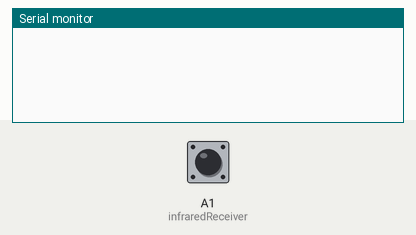
This sketch was run on a simulated Arduino Uno, built with avr-gcc and run on an emulated ATmega328P. Shown: the last lines printed to the serial monitor. Inputs (shaded band) come from the test bench; at power-on: A1 (infraredReceiver) HIGH.

Above: at 1.2 s.
1.3 s: A1 (infraredReceiver) driven LOW
At 3.0 s:
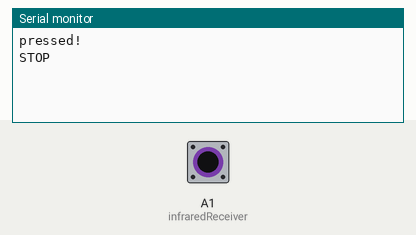
3.3 s: A1 (infraredReceiver) pulsed HIGH 2 times (0.12 s each, 0.3 s apart)
At 4.6 s:
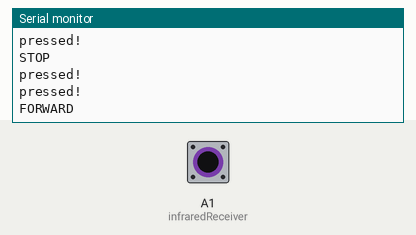
5.7 s: A1 (infraredReceiver) pulsed HIGH 5 times (0.12 s each, 0.3 s apart)
At 8.3 s:
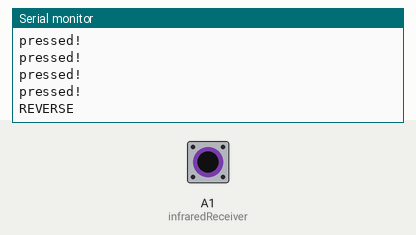

The sketch:

infrared_tester2.ino
```cpp
const int infraredReceiver = A1;

void setup() {
  Serial.begin(9600);
  pinMode(infraredReceiver, INPUT);
}

void switchMode();

unsigned long time0 = 0;
unsigned long pressCounter = 0;
unsigned long lastPressTime = 0;
void loop() {
  int infraredValue = digitalRead(infraredReceiver);
  if ( infraredValue == 0 )
  {
      pressDetect( millis() );
  }
  if ( pressCounter > 0 && ( millis() - lastPressTime > 500) )
  {
    switchMode();
  }

}
int onOff = 0;
void pressDetect( unsigned long t ) {
  //allow user to press button a number of times
  //to signal the rover
  if ( millis() - lastPressTime > 1000 )
  {
    pressCounter = 0;
  }
  if ( ( t - time0 ) > 50)
  {
    Serial.println("pressed!");
    pressCounter++;
    lastPressTime = millis();
  }
  time0 = t;
}

void switchMode()
{
  switch (pressCounter)
  {
    case 1:
      Serial.println("STOP");
      pressCounter = 0;
      break;
    case 2:
      Serial.println("FORWARD");
      pressCounter = 0;
      break;
    case 3:
      Serial.println("LEFT");
      pressCounter = 0;
      break;
    case 4:
      Serial.println("RIGHT");
      pressCounter = 0;
      break;
    case 5:
      Serial.println("REVERSE");
      pressCounter = 0;
      break;
    default:
      Serial.println("DEBUG");
      pressCounter = 0;
      break;
  }
}
```

Measured:
- after the input at 1.3 s, the serial monitor: prints a new line at once (image 1)
- after the input at 3.3 s, the serial monitor: prints a new line after 0.92 s (image 2)
- after the input at 5.7 s, the serial monitor: prints a new line after 1.8 s (image 3)
